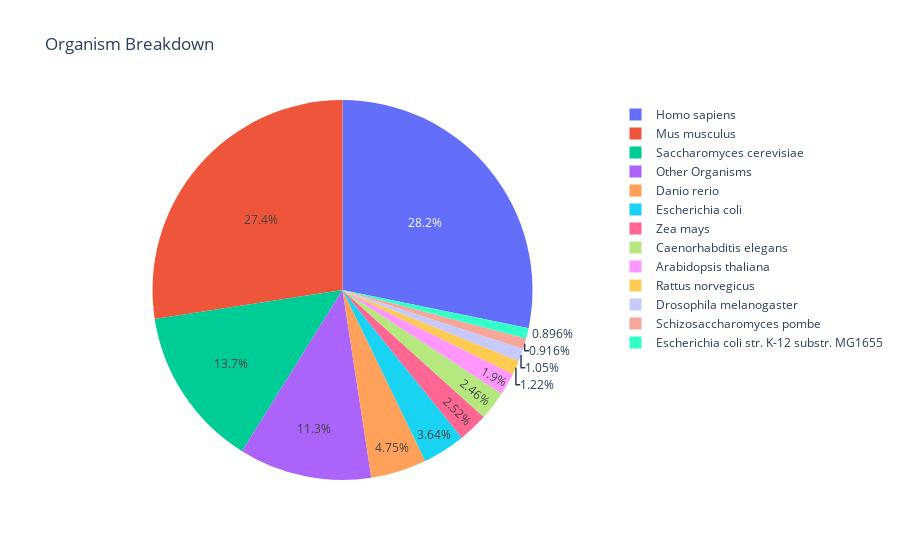

Here is the notebook cell this chart was saved with:
### Code cell
def plot_organism_metadata_pie(df):
    df_organism_counts = df.groupby('ScientificName').size().reset_index(name='counts')
    df_organism_counts.sort_values('counts', ascending=False, inplace=True)
    accepted_organisms = df_organism_counts['ScientificName'].head(12).tolist()
    df_organism_counts['ScientificName_Other'] = df_organism_counts['ScientificName'].apply(lambda x: x if x in accepted_organisms else 'Other Organisms')
    fig = px.pie(df_organism_counts, names='ScientificName_Other', values='counts', title='Organism Breakdown')
    fig.show()

plot_organism_metadata_pie(df)

### Figure 1 — Plotly figure (JSON) as saved in the notebook; plotly's stock layout.template omitted (floating-point values rounded to 4 significant figures)
{"data": [{"domain": {"x": [0, 1], "y": [0, 1]}, "hovertemplate": "ScientificName_Other=%{label}<br>counts=%{value}<extra></extra>", "labels": ["Homo sapiens", "Mus musculus", "Saccharomyces cerevisiae", "Danio rerio", "Escherichia coli", "Zea mays", "Caenorhabditis elegans", "Arabidopsis thaliana", "Rattus norvegicus", "Drosophila melanogaster", "Schizosaccharomyces pombe", "Escherichia coli str. K-12 substr. MG1655", "Other Organisms", "Other Organisms", "Other Organisms", "Other Organisms", "Other Organisms", "Other Organisms", "Other Organisms", "Other Organisms", "Other Organisms", "Other Organisms", "Other Organisms", "Other Organisms", "Other Organisms", "Other Organisms", "Other Organisms", "Other Organisms", "Other Organisms", "Other Organisms", "Other Organisms", "Other Organisms", "Other Organisms", "Other Organisms", "Other Organisms", "Other Organisms", "Other Organisms", "Other Organisms", "Other Organisms", "Other Organisms", "Other Organisms", "Other Organisms", "Other Organisms", "Other Organisms", "Other Organisms", "Other Organisms", "Other Organisms", "Other Organisms", "Other Organisms", "Other Organisms", "Other Organisms", "Other Organisms", "Other Organisms", "Other Organisms", "Other Organisms", "Other Organisms", "Other Organisms", "Other Organisms", "Other Organisms", "Other Organisms", "Other Organisms", "Other Organisms", "Other Organisms", "Other Organisms", "Other Organisms", "Other Organisms", "Other Organisms", "Other Organisms", "Other Organisms", "Other Organisms", "Other Organisms", "Other Organisms", "Other Organisms", "Other Organisms", "Other Organisms", "Other Organisms", "Other Organisms", "Other Organisms", "Other Organisms", "Other Organisms", "Other Organisms", "Other Organisms", "Other Organisms", "Other Organisms", "Other Organisms", "Other Organisms", "Other Organisms", "Other Organisms", "Other Organisms", "Other Organisms", "Other Organisms", "Other Organisms", "Other Organisms", "Other Organisms", "Other Organisms", "Other Organisms", "Other Organisms", "Other Organisms", "Other Organisms", "Other Organisms", "Other Organisms", "Other Organisms", "Other Organisms", "Other Organisms", "Other Organisms", "Other Organisms", "Other Organisms", "Other Organisms", "Other Organisms", "Other Organisms", "Other Organisms", "Other Organisms", "Other Organisms", "Other Organisms", "Other Organisms", "Other Organisms", "Other Organisms", "Other Organisms", "Other Organisms", "Other Organisms", "Other Organisms", "Other Organisms", "Other Organisms", "Other Organisms", "Other Organisms", "Other Organisms"], "legendgroup": "", "name": "", "showlegend": true, "type": "pie", "values": [4188, 4071, 2032, 705, 540, 374, 365, 282, 181, 156, 136, 133, 115, 94, 78, 77, 62, 60, 59, 53, 51, 41, 40, 36, 35, 33, 32, 28, 28, 27, 24, 22, 21, 20, 20, 19, 18, 16, 16, 16, 16, 16, 14, 12, 12, 12, 12, 12, 12, 12, 12, 12, 11, 11, 10, 10, 10, 10, 10, 10, 10, 9, 9, 9, 9, 8, 8, 8, 8, 8, 7, 6, 6, 6, 6, 6, 6, 6, 6, 6, 6, 6, 6, 6, 6, 5, 5, 5, 4, 4, 4, 4, 4, 4, 4, 4, 4, 4, 4, 4, 4, 4, 4, 4, 3, 3, 3, 3, 2, 2, 2, 2, 2, 2, 2, 2, 2, 2, 2, 2, 2, 2, 1, 1, 1, 1]}], "layout": {"legend": {"tracegroupgap": 0}, "title": {"text": "Organism Breakdown"}}}
